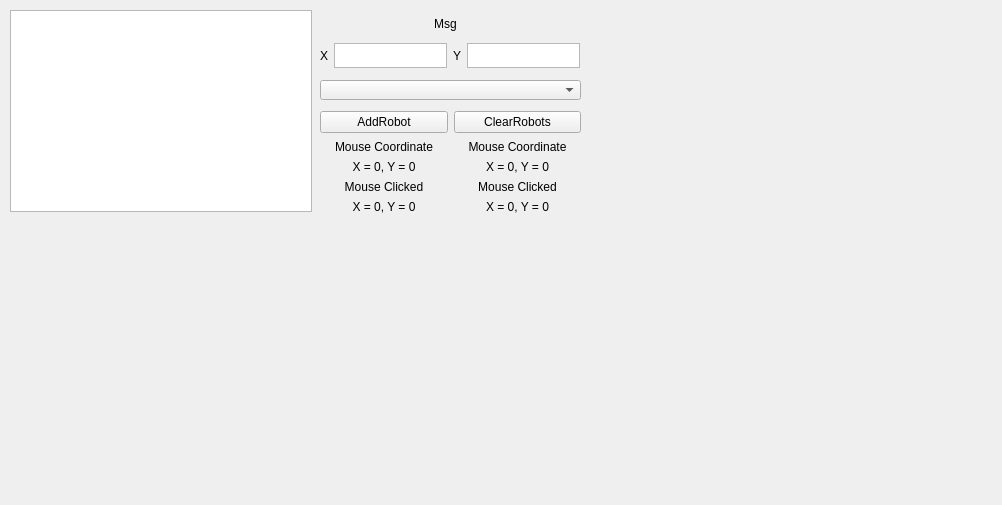
<?xml version="1.0" encoding="UTF-8"?>
<ui version="4.0">
 <class>FormationCreator</class>
 <widget class="QDialog" name="FormationCreator">
  <property name="geometry">
   <rect>
    <x>0</x>
    <y>0</y>
    <width>1002</width>
    <height>505</height>
   </rect>
  </property>
  <property name="sizePolicy">
   <sizepolicy hsizetype="Ignored" vsizetype="Ignored">
    <horstretch>0</horstretch>
    <verstretch>0</verstretch>
   </sizepolicy>
  </property>
  <property name="windowTitle">
   <string>Dialog</string>
  </property>
  <widget class="QPushButton" name="pushButton">
   <property name="geometry">
    <rect>
     <x>90</x>
     <y>80</y>
     <width>141</width>
     <height>23</height>
    </rect>
   </property>
   <property name="text">
    <string>showFormation</string>
   </property>
  </widget>
  <widget class="FormationView" name="graphicsView">
   <property name="geometry">
    <rect>
     <x>10</x>
     <y>10</y>
     <width>302</width>
     <height>202</height>
    </rect>
   </property>
   <property name="sizePolicy">
    <sizepolicy hsizetype="Preferred" vsizetype="Preferred">
     <horstretch>0</horstretch>
     <verstretch>0</verstretch>
    </sizepolicy>
   </property>
   <property name="mouseTracking">
    <bool>true</bool>
   </property>
  </widget>
  <widget class="QWidget" name="horizontalLayoutWidget">
   <property name="geometry">
    <rect>
     <x>320</x>
     <y>140</y>
     <width>261</width>
     <height>74</height>
    </rect>
   </property>
   <layout class="QHBoxLayout" name="horizontalLayout">
    <item>
     <layout class="QVBoxLayout" name="verticalLayout">
      <item>
       <widget class="QLabel" name="label_mouse_event">
        <property name="text">
         <string>Mouse Coordinate</string>
        </property>
        <property name="alignment">
         <set>Qt::AlignCenter</set>
        </property>
       </widget>
      </item>
      <item>
       <widget class="QLabel" name="label_mouse_position">
        <property name="text">
         <string>X = 0, Y = 0</string>
        </property>
        <property name="alignment">
         <set>Qt::AlignCenter</set>
        </property>
       </widget>
      </item>
      <item>
       <widget class="QLabel" name="label">
        <property name="text">
         <string>Mouse Clicked</string>
        </property>
        <property name="alignment">
         <set>Qt::AlignCenter</set>
        </property>
       </widget>
      </item>
      <item>
       <widget class="QLabel" name="label_click_position">
        <property name="text">
         <string>X = 0, Y = 0</string>
        </property>
        <property name="alignment">
         <set>Qt::AlignCenter</set>
        </property>
       </widget>
      </item>
     </layout>
    </item>
    <item>
     <layout class="QVBoxLayout" name="verticalLayout_2">
      <item>
       <widget class="QLabel" name="label_mouse_event_2">
        <property name="text">
         <string>Mouse Coordinate</string>
        </property>
        <property name="alignment">
         <set>Qt::AlignCenter</set>
        </property>
       </widget>
      </item>
      <item>
       <widget class="QLabel" name="label_mouse_position_point_2">
        <property name="text">
         <string>X = 0, Y = 0</string>
        </property>
        <property name="alignment">
         <set>Qt::AlignCenter</set>
        </property>
       </widget>
      </item>
      <item>
       <widget class="QLabel" name="label_2">
        <property name="text">
         <string>Mouse Clicked</string>
        </property>
        <property name="alignment">
         <set>Qt::AlignCenter</set>
        </property>
       </widget>
      </item>
      <item>
       <widget class="QLabel" name="label_mouse_position_point">
        <property name="text">
         <string>X = 0, Y = 0</string>
        </property>
        <property name="alignment">
         <set>Qt::AlignCenter</set>
        </property>
       </widget>
      </item>
     </layout>
    </item>
   </layout>
  </widget>
  <widget class="QComboBox" name="comboBox">
   <property name="geometry">
    <rect>
     <x>320</x>
     <y>80</y>
     <width>261</width>
     <height>20</height>
    </rect>
   </property>
   <property name="sizePolicy">
    <sizepolicy hsizetype="Minimum" vsizetype="Fixed">
     <horstretch>20</horstretch>
     <verstretch>0</verstretch>
    </sizepolicy>
   </property>
  </widget>
  <widget class="QWidget" name="horizontalLayoutWidget_3">
   <property name="geometry">
    <rect>
     <x>320</x>
     <y>110</y>
     <width>261</width>
     <height>25</height>
    </rect>
   </property>
   <layout class="QHBoxLayout" name="horizontalLayout_3">
    <item>
     <widget class="QPushButton" name="addRobotButton">
      <property name="text">
       <string>AddRobot</string>
      </property>
     </widget>
    </item>
    <item>
     <widget class="QPushButton" name="clearRobotsButton">
      <property name="text">
       <string>ClearRobots</string>
      </property>
     </widget>
    </item>
   </layout>
  </widget>
  <widget class="QLabel" name="msg">
   <property name="geometry">
    <rect>
     <x>320</x>
     <y>10</y>
     <width>251</width>
     <height>27</height>
    </rect>
   </property>
   <property name="sizePolicy">
    <sizepolicy hsizetype="Preferred" vsizetype="Minimum">
     <horstretch>0</horstretch>
     <verstretch>0</verstretch>
    </sizepolicy>
   </property>
   <property name="text">
    <string>Msg</string>
   </property>
   <property name="alignment">
    <set>Qt::AlignCenter</set>
   </property>
  </widget>
  <widget class="QWidget" name="">
   <property name="geometry">
    <rect>
     <x>320</x>
     <y>40</y>
     <width>261</width>
     <height>31</height>
    </rect>
   </property>
   <layout class="QHBoxLayout" name="horizontalLayout_2">
    <property name="topMargin">
     <number>3</number>
    </property>
    <property name="bottomMargin">
     <number>3</number>
    </property>
    <item>
     <widget class="QLabel" name="label_3">
      <property name="text">
       <string>X</string>
      </property>
     </widget>
    </item>
    <item>
     <widget class="QTextEdit" name="textEdit">
      <property name="sizePolicy">
       <sizepolicy hsizetype="Minimum" vsizetype="Minimum">
        <horstretch>0</horstretch>
        <verstretch>0</verstretch>
       </sizepolicy>
      </property>
     </widget>
    </item>
    <item>
     <widget class="QLabel" name="label_4">
      <property name="text">
       <string>Y</string>
      </property>
     </widget>
    </item>
    <item>
     <widget class="QTextEdit" name="textEdit_2">
      <property name="sizePolicy">
       <sizepolicy hsizetype="Minimum" vsizetype="Minimum">
        <horstretch>0</horstretch>
        <verstretch>0</verstretch>
       </sizepolicy>
      </property>
     </widget>
    </item>
   </layout>
  </widget>
 </widget>
 <customwidgets>
  <customwidget>
   <class>FormationView</class>
   <extends>QGraphicsView</extends>
   <header>formationview.h</header>
  </customwidget>
 </customwidgets>
 <resources/>
 <connections/>
</ui>
